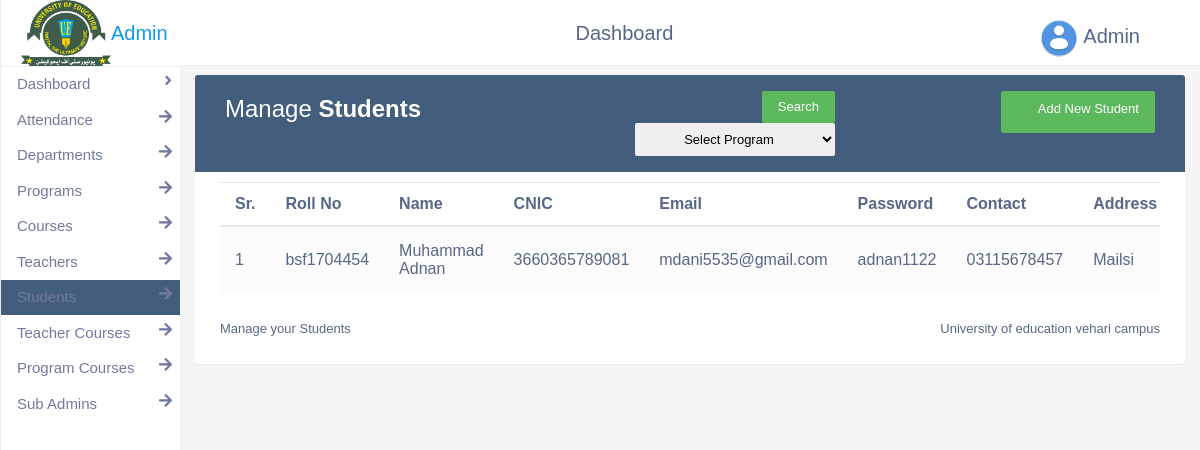
/admin/students.php (signed in), run on the app's committed database.
### tables this page shows
CREATE TABLE `students` (
  `id` int(11) NOT NULL,
  `rollno` varchar(255) NOT NULL,
  `name` varchar(255) NOT NULL,
  `cnic` varchar(255) NOT NULL,
  `email` varchar(255) NOT NULL,
  `contact` varchar(255) NOT NULL,
  `address` varchar(255) NOT NULL,
  `pg_id` int(11) NOT NULL,
  `ss_id` int(11) NOT NULL,
  `sm_id` int(11) NOT NULL,
  `sh_id` int(11) NOT NULL,
  `password` varchar(255) NOT NULL
);

### admin/students.php (the view, shortened to what this page needs)
<html>
<head>
<link rel="stylesheet" href="../assets/css/Varela+Round.css">
<link rel="stylesheet" href="../assets/css/Material+Icons.css">
<link rel="stylesheet" href="../assets/css/font-awesome.min.css">
<link rel="stylesheet" href="../assets/css/bootstrap.min.css">
<link rel="stylesheet" type="text/css" href="../assets/css/form.css">
</head>
<body>
  <?php include 'header.php';  ?>
  <div class="content">
    <div class="container">
        <div class="table-wrapper">
            <div class="table-title">
                <div class="row">
                    <div class="col-lg-4 left">
            <h2>Manage <b>Students</b></h2>
          </div>
          <div class="col-lg-4 center">
            <form accept="" method="post">
             <input class="btn btn-success" type="submit" name="search" value="Search">
              <select class="btn" style="color: black; width: 200px;" name="prog" id="prog">
                <option value="<?php $Data=@$_POST['prog']; echo $Data; ?>">
       <?php
                 $Data=@$_POST['prog'];
               if (isset($_POST['search']) && $Data!='') {
                        $sq="SELECT * FROM programs WHERE id=$Data";
                       $res = mysqli_query($conn, $sq);
                       $val = mysqli_fetch_assoc($res);
                       echo $val["name"];
                       }
                elseif(isset($_POST['search']) && $Data=='') {
                         echo "ALL";
                       }
                       else{
                      echo "Select Program";
                    }
                 ?>
                </option>
                 <?php
                                $sql="SELECT * FROM programs";
                    ?>
              </select>
              </form>
          </div>
          <div class="col-lg-4 right">
            <a href="#add" class="btn btn-success" data-toggle="modal"><i class="material-icons">&#xE147;</i> <span>Add New Student</span></a>
          </div>
                </div>
            </div>
            <div style="overflow-x: auto; width: 100%;">
            <table class="table table-striped table-hover">
                <thead>
                    <tr>
                        <th>Sr.</th>
                        <th>Roll No</th>
                        <th>Name</th>
                        <th>CNIC</th>
                        <th>Email</th>
                        <th>Password</th>
                        <th>Contact</th>
                        <th>Address</th>
                    </tr>
                </thead>
                <tbody>
                    <?php
                       $k=0;
                       $progid=@$_POST['prog'];
                       $search=@$_POST['search'];
                       if (isset($search) && $progid!='') {
                         $sql="SELECT * FROM students WHERE pg_id=$progid";
                       }
                       elseif (isset($search) && $progid='') {
                         $sql="SELECT * FROM students";
                       }
                       else{
                       $sql="SELECT * FROM students";
                       }
                       $result = mysqli_query($conn, $sql);
                       if (mysqli_num_rows($result) > 0) {
                      while($value = mysqli_fetch_assoc($result)) {
                    ?>
                    <tr id="<?php echo $value["id"]; ?>">
            <td>
              <?php echo ++$k; ?>
            </td>
                        <td data-target="rollno"><?php echo $value["rollno"]; ?></td>
                        <td data-target="name"><?php echo $value["name"]; ?></td>
                        <td data-target="cnic"><?php echo $value["cnic"]; ?></td>
                        <td data-target="email"><?php echo $value["email"]; ?></td>
                        <td><?php echo $value["password"]; ?></td>
                        <td data-target="contact"><?php echo $value["contact"]; ?></td>
                        <td data-target="address"><?php echo $value["address"]; ?></td>
                    </tr>
                <?php }}
                      else{?>
                        <tr style="text-align: center;">
        <th colspan="12">No data exist !!!</th>
        </tr>
        <?php } ?>
                </tbody>
            </table>
          </div>
      <div class="clearfix">
        <div class="left-text">
          Manage your Students
        </div>
        <div class="right-text">University of education vehari campus</div>
            </div>
        </div>
    </div>
</div>
</body>
</html>

### assets/css/form.css (style rules this page uses)
body { color: #566787; background: #f5f5f5; font-family: 'Varela Round', sans-serif; font-size: 13px; }
.table-wrapper { background: #fff; padding: 20px 25px; margin: 30px 0; border-radius: 3px; box-shadow: 0 1px 1px rgba(0,0,0,.05); }
.table-title { padding-bottom: 15px; background: #435d7d; color: #fff; padding: 16px 30px; margin: -20px -25px 10px; border-radius: 3px 3px 0 0; }
.table-title h2 { margin: 5px 0 0; font-size: 24px; }
.table-title .btn { color: #fff; float: right; font-size: 13px; border: none; min-width: 50px; border-radius: 2px; border: none; outline: none !important; margin-left: 10px; }
.table-title .btn i { float: left; font-size: 21px; margin-right: 5px; }
.table-title .btn span { float: left; margin-top: 2px; }
table.table tr th, table.table tr td { border-color: #e9e9e9; padding: 12px 15px; vertical-align: middle; }
.table { display: inline-table; overflow: overlay !important; }
table.table tr th:first-child { width: 60px; }
table.table-striped tbody tr:nth-of-type(odd) { background-color: #fcfcfc; }
.right-text { float: right; margin: 0 0 5px; font-size: 13px; margin-top: 10px; }
.left-text { float: left; margin-top: 10px; font-size: 13px; }

### admin/header.php (style rules this page uses)
@media only screen and (min-width: 960px) { .content { width: 85% !important; } }
.content { float: right; }
.container { margin-top: 75px; }
.table-wrapper { margin-top: 15px; }

### data on the page
students: rollno "bsf1704454", name "Muhammad Adnan", cnic "3660365789081", email "mdani5535@gmail.com", password "adnan1122", contact "03115678457", address "Mailsi"
